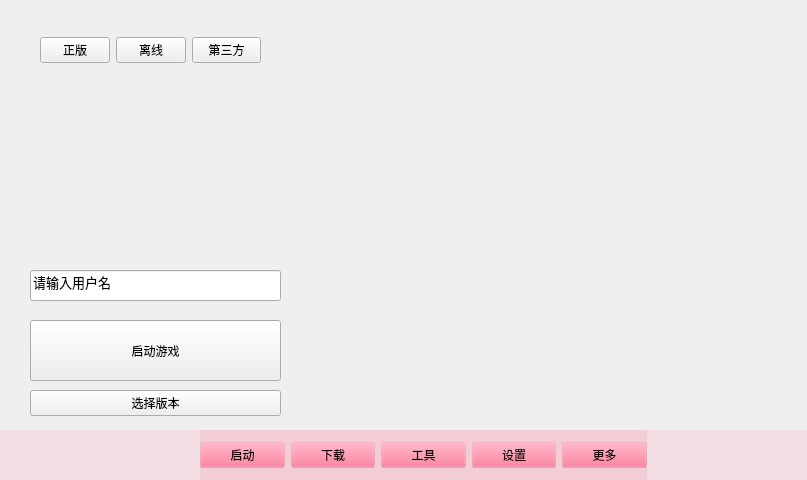
<?xml version="1.0" encoding="UTF-8"?>
<ui version="4.0">
 <class>MainWindow</class>
 <widget class="QMainWindow" name="MainWindow">
  <property name="geometry">
   <rect>
    <x>0</x>
    <y>0</y>
    <width>807</width>
    <height>480</height>
   </rect>
  </property>
  <property name="windowTitle">
   <string>MainWindow</string>
  </property>
  <widget class="QWidget" name="centralwidget">
   <widget class="QStackedWidget" name="stackedWidget">
    <property name="geometry">
     <rect>
      <x>0</x>
      <y>0</y>
      <width>811</width>
      <height>431</height>
     </rect>
    </property>
    <property name="currentIndex">
     <number>0</number>
    </property>
    <widget class="QWidget" name="launch">
     <property name="styleSheet">
      <string notr="true">/* QWidget
{background : white;
}</string>
     </property>
     <widget class="QWidget" name="function_area" native="true">
      <property name="geometry">
       <rect>
        <x>0</x>
        <y>0</y>
        <width>311</width>
        <height>431</height>
       </rect>
      </property>
      <widget class="QWidget" name="horizontalLayoutWidget">
       <property name="geometry">
        <rect>
         <x>40</x>
         <y>20</y>
         <width>221</width>
         <height>61</height>
        </rect>
       </property>
       <layout class="QHBoxLayout" name="login_way">
        <item>
         <widget class="QPushButton" name="login_official_button">
          <property name="text">
           <string>正版</string>
          </property>
         </widget>
        </item>
        <item>
         <widget class="QPushButton" name="login_offline_button">
          <property name="text">
           <string>离线</string>
          </property>
         </widget>
        </item>
        <item>
         <widget class="QPushButton" name="login_thirdparty_button">
          <property name="text">
           <string>第三方</string>
          </property>
         </widget>
        </item>
       </layout>
      </widget>
      <widget class="QLineEdit" name="username_lineEdit">
       <property name="geometry">
        <rect>
         <x>30</x>
         <y>270</y>
         <width>251</width>
         <height>31</height>
        </rect>
       </property>
       <property name="font">
        <font>
         <pointsize>10</pointsize>
        </font>
       </property>
       <property name="text">
        <string>请输入用户名</string>
       </property>
      </widget>
      <widget class="QPushButton" name="pushButton">
       <property name="geometry">
        <rect>
         <x>30</x>
         <y>320</y>
         <width>251</width>
         <height>61</height>
        </rect>
       </property>
       <property name="text">
        <string>启动游戏</string>
       </property>
      </widget>
      <widget class="QPushButton" name="pushButton_2">
       <property name="geometry">
        <rect>
         <x>30</x>
         <y>390</y>
         <width>251</width>
         <height>26</height>
        </rect>
       </property>
       <property name="text">
        <string>选择版本</string>
       </property>
      </widget>
     </widget>
    </widget>
    <widget class="QWidget" name="page_2"/>
   </widget>
   <widget class="QWidget" name="menu_area" native="true">
    <property name="geometry">
     <rect>
      <x>-10</x>
      <y>430</y>
      <width>821</width>
      <height>80</height>
     </rect>
    </property>
    <property name="styleSheet">
     <string notr="true">QWidget {
background : rgba(255, 85, 127, 30)
}</string>
    </property>
    <widget class="QWidget" name="horizontalLayoutWidget_2">
     <property name="geometry">
      <rect>
       <x>210</x>
       <y>0</y>
       <width>447</width>
       <height>51</height>
      </rect>
     </property>
     <layout class="QHBoxLayout" name="menu">
      <item>
       <widget class="QPushButton" name="tab_launch_button">
        <property name="text">
         <string>启动</string>
        </property>
        <property name="checkable">
         <bool>true</bool>
        </property>
       </widget>
      </item>
      <item>
       <widget class="QPushButton" name="tab_download_button">
        <property name="text">
         <string>下载</string>
        </property>
        <property name="checkable">
         <bool>true</bool>
        </property>
       </widget>
      </item>
      <item>
       <widget class="QPushButton" name="tab_tool_button">
        <property name="text">
         <string>工具</string>
        </property>
        <property name="checkable">
         <bool>true</bool>
        </property>
       </widget>
      </item>
      <item>
       <widget class="QPushButton" name="tab_settings_button">
        <property name="text">
         <string>设置</string>
        </property>
        <property name="checkable">
         <bool>true</bool>
        </property>
       </widget>
      </item>
      <item>
       <widget class="QPushButton" name="tab_more_button">
        <property name="text">
         <string>更多</string>
        </property>
        <property name="checkable">
         <bool>true</bool>
        </property>
       </widget>
      </item>
     </layout>
    </widget>
   </widget>
   <zorder>menu_area</zorder>
   <zorder>stackedWidget</zorder>
  </widget>
 </widget>
 <resources/>
 <connections/>
</ui>
